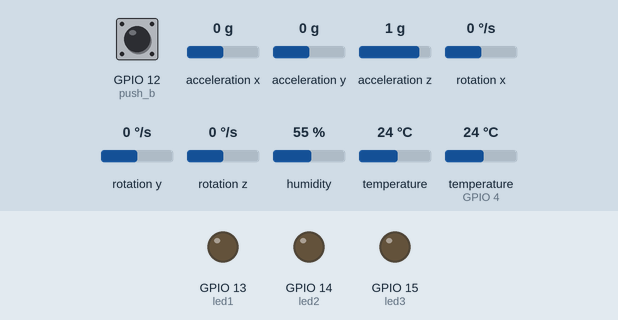
Recording of a sketch running on a simulated ESP32. Shown: output pins drawn as LEDs (lit = HIGH). Dashed ring = blinking. The test bench sets the inputs (shaded band); at power-on: GPIO 12 (push_b) HIGH, acceleration x 0 g, acceleration y 0 g, acceleration z 1 g, rotation x 0 °/s, rotation y 0 °/s, rotation z 0 °/s, humidity 55 %, temperature 24 °C, temperature (sensor on GPIO 4) 24 °C. What the sketch prints to the serial monitor is not drawn.

Above: at 2.8 s.
2.9 s: GPIO 12 (push_b) pulled LOW for 2.4 s
At 4.1 s:
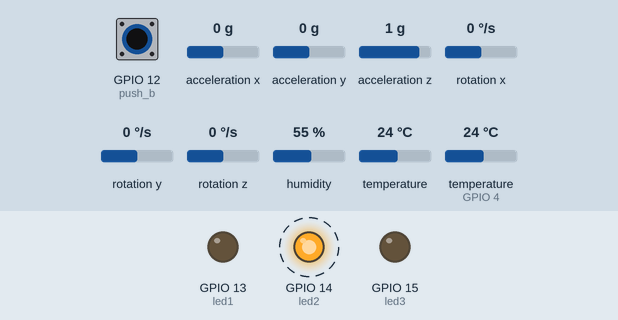
11.8 s: GPIO 12 (push_b) pulled LOW for 2.4 s
At 12.7 s:
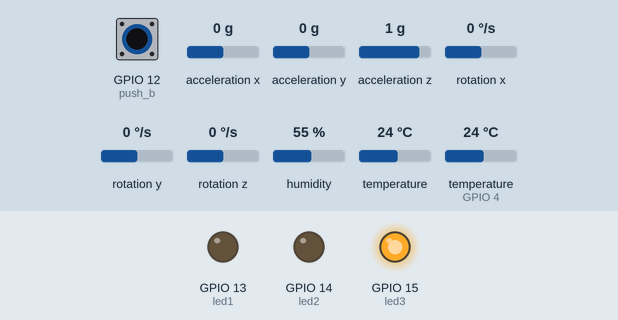
At 14.7 s:
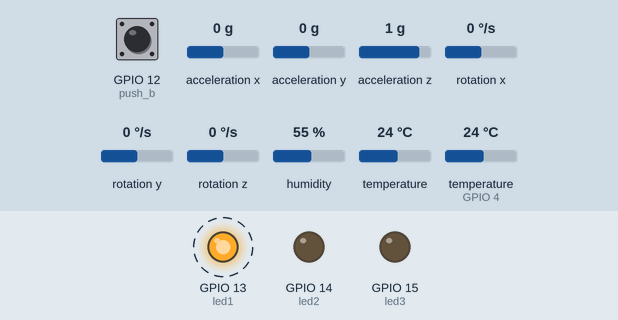
Timing chart, 0 to 21.7 s (numbered marks = the images above; inputs shaded):
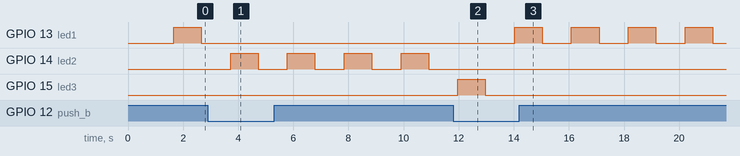

Measured:
- after the input at 2.9 s, GPIO 13 (led1): stops changing and stays LOW; GPIO 14 (led2): alternates HIGH for 1.0 s and LOW for 1.1 s, starting after 0.82 s
- after the input at 11.8 s, GPIO 13 (led1): alternates HIGH for 1.0 s and LOW for 1.1 s, starting after 2.2 s; GPIO 14 (led2): stops changing and stays LOW; GPIO 15 (led3): LOW → HIGH after 0.17 s, → LOW 1.0 s later

The sketch:

Ubidots.ino
```cpp
/****************************************
 * Include Libraries
 ****************************************/
#include "UbidotsEsp32Mqtt.h"
#include <Adafruit_MPU6050.h>
#include <Adafruit_Sensor.h>
#include <Wire.h>
#include <DHT.h>
//Puede que no la estemos utilizando
#include <DHT_U.h>
/****************************************
 * Define Constants
 ****************************************/
const char *UBIDOTS_TOKEN = "BBUS-RP7o82lkV4g7LCtktF9LxDhLoTESS5";  // Put here your Ubidots TOKEN
const char *WIFI_SSID = "POCO X6 Pro 5G";      // Put here your Wi-Fi SSID
const char *WIFI_PASS = "RedmiJuan";      // Put here your Wi-Fi password
const char *DEVICE_LABEL = "esp32";   // Put here your Device label to which data  will be published
const char *VARIABLE_LABEL1 = "temperatura"; // Put here your Variable label to which data  will be published
const char *VARIABLE_LABEL2 = "humedad";

const int PUBLISH_FREQUENCY = 5000; // Update rate in milliseconds

unsigned long timer;

//Variables para el sensor DHT11
#define dht11 4
#define DHTTYPE DHT11
DHT dht(dht11, DHTTYPE);
int temp;
int hum;


Ubidots ubidots(UBIDOTS_TOKEN, "Juan_Manuel_Murillo");

/****************************************
 * Auxiliar Functions
 ****************************************/

void callback(char *topic, byte *payload, unsigned int length)
{
  Serial.print("Message arrived [");
  Serial.print(topic);
  Serial.print("] ");
  for (int i = 0; i < length; i++)
  {
    Serial.print((char)payload[i]);
  }
  Serial.println();
}

/****************************************
 * Main Functions
 ****************************************/

//Leds
int led1 = 13;
int led2 = 14;
int led3 = 15;

//Push Button
int push_b = 12;

//MPU6050
Adafruit_MPU6050 mpu;

void ledParpadeante(int pin, int del){
  digitalWrite(pin, 1);
  delay(del);
  digitalWrite(pin, 0);
  delay(del);
};

void setup()
{
  // put your setup code here, to run once:
  Serial.begin(9600);
  pinMode(led1, OUTPUT);
  pinMode(led2, OUTPUT);
  pinMode(led3, OUTPUT);
  pinMode(push_b, INPUT_PULLUP);
  // ubidots.setDebug(true);  // uncomment this to make debug messages available
  ubidots.connectToWifi(WIFI_SSID, WIFI_PASS);
  ubidots.setCallback(callback);
  ubidots.setup();
  ubidots.reconnect();
  dht.begin();
  timer = millis();
  if(!mpu.begin()){
    Serial.println("Failed to find MPU6050 chip");
    while(1){
      delay(10);
    }
  }
Serial.println("MPU6050 Found!");

  mpu.setAccelerometerRange(MPU6050_RANGE_8_G);
  Serial.print("Accelerometer range set to: ");
  switch (mpu.getAccelerometerRange()) {
  case MPU6050_RANGE_2_G:
    Serial.println("+-2G");
    break;
  case MPU6050_RANGE_4_G:
    Serial.println("+-4G");
    break;
  case MPU6050_RANGE_8_G:
    Serial.println("+-8G");
    break;
  case MPU6050_RANGE_16_G:
    Serial.println("+-16G");
    break;
  }
  mpu.setGyroRange(MPU6050_RANGE_500_DEG);
  Serial.print("Gyro range set to: ");
  switch (mpu.getGyroRange()) {
  case MPU6050_RANGE_250_DEG:
    Serial.println("+- 250 deg/s");
    break;
  case MPU6050_RANGE_500_DEG:
    Serial.println("+- 500 deg/s");
    break;
  case MPU6050_RANGE_1000_DEG:
    Serial.println("+- 1000 deg/s");
    break;
  case MPU6050_RANGE_2000_DEG:
    Serial.println("+- 2000 deg/s");
    break;
  }

  mpu.setFilterBandwidth(MPU6050_BAND_5_HZ);
  Serial.print("Filter bandwidth set to: ");
  switch (mpu.getFilterBandwidth()) {
  case MPU6050_BAND_260_HZ:
    Serial.println("260 Hz");
    break;
  case MPU6050_BAND_184_HZ:
    Serial.println("184 Hz");
    break;
  case MPU6050_BAND_94_HZ:
    Serial.println("94 Hz");
    break;
  case MPU6050_BAND_44_HZ:
    Serial.println("44 Hz");
    break;
  case MPU6050_BAND_21_HZ:
    Serial.println("21 Hz");
    break;
  case MPU6050_BAND_10_HZ:
    Serial.println("10 Hz");
    break;
  case MPU6050_BAND_5_HZ:
    Serial.println("5 Hz");
    break;
  }

  Serial.println("");
  delay(100);
}
int num_led = led1;
void loop()
{
  //MPU
  sensors_event_t a, g, tem;
  mpu.getEvent(&a, &g, &tem);
  //LED
  int estado_pushB = digitalRead(push_b);
  if(estado_pushB == 0){
    if(num_led < led3){
      num_led++;
    }
    else{
      num_led = led1;
    }
  }
  ledParpadeante(num_led, 1000);
  /* Print out the values */
  Serial.print("Acceleration X: ");
  Serial.print(a.acceleration.x);
  Serial.print(", Y: ");
  Serial.print(a.acceleration.y);
  Serial.print(", Z: ");
  Serial.print(a.acceleration.z);
  Serial.println(" m/s^2");

  Serial.print("Rotation X: ");
  Serial.print(g.gyro.x);
  Serial.print(", Y: ");
  Serial.print(g.gyro.y);
  Serial.print(", Z: ");
  Serial.print(g.gyro.z);
  Serial.println(" rad/s");
  temp = dht.readTemperature();
  hum = dht.readHumidity();
  if(isnan(temp) || isnan(hum)){
    Serial.println(F("Error reading temperature & humidity!"));
  }
  else{
    Serial.print(F("\n Temperatura: "));
    Serial.print(temp);
    Serial.println(F("°C"));
    Serial.print(F("Humedad: "));
    Serial.print(hum);
  }
  // put your main code here, to run repeatedly:
  if (!ubidots.connected())
  {
    ubidots.reconnect();
  }
  if (millis() - timer > PUBLISH_FREQUENCY) // triggers the routine every 5 seconds
  {
    ubidots.add(VARIABLE_LABEL1, temp); // Insert your variable Labels and the value to be sent
    ubidots.add(VARIABLE_LABEL2, hum);
    ubidots.publish(DEVICE_LABEL);
    timer = millis();
  }
  ubidots.loop();
}
```
